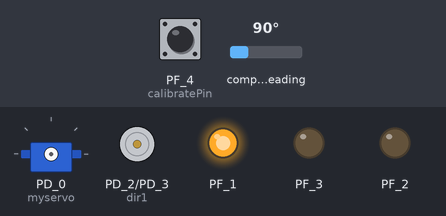
A sketch run on a simulated TI Tiva C LaunchPad. On the bench: servo, motor-driver pin pairs drawn as motors (green arrow = first pin HIGH = forward, orange = second pin HIGH = backward, longer = more drive), output pins drawn as LEDs (lit = HIGH). Inputs (shaded band) come from the test bench; at power-on: PF_4 (calibratePin) HIGH, compass heading 90°. What the sketch prints to the serial monitor is not drawn.

Above: at 1.2 s.
1.3 s: PF_4 (calibratePin) pulsed LOW 2 times (0.12 s each, 0.3 s apart)
At 2.9 s:
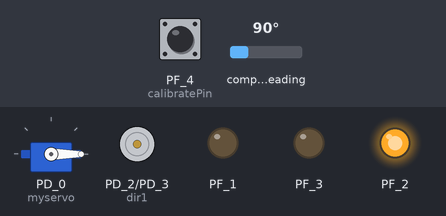
4.9 s: compass heading set to 80°
At 11.9 s:
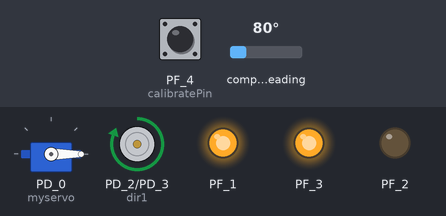
12.2 s: compass heading set to 90°
At 18.6 s:
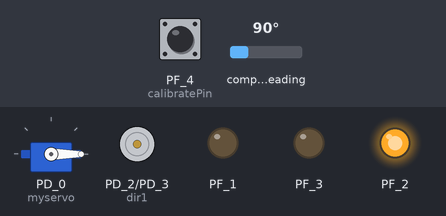
19.4 s: compass heading set to 7°
At 20.2 s:
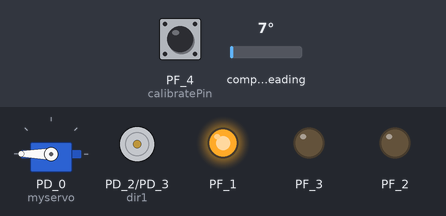
26.7 s: compass heading set to 269°
At 33.2 s:
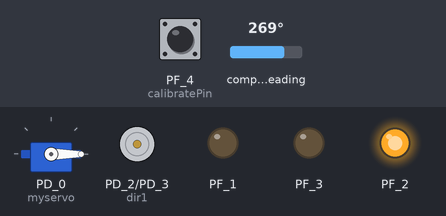
Timing chart, 0 to 34.7 s (numbered marks = the images above; inputs shaded):
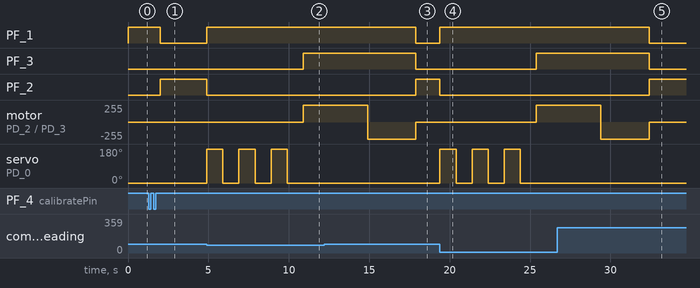

Measured:
- the behaviour switches between 86 and 85° on compass heading (found by bisection; images 1 and 2)
- after the input at 1.3 s, PF_1: HIGH → LOW after 0.70 s; PF_2: LOW → HIGH after 0.70 s
- after the input at 4.9 s, PF_1: LOW → HIGH at once; PF_3: LOW → HIGH after 6.0 s; PF_2: HIGH → LOW at once; motor on PD_2 (dir1) / PD_3 (dir2): stopped → forward 255/255 after 6.0 s; servo on PD_0 (myservo): alternates 180° for 1.0 s and 0° for 1.0 s, 6 changes in all, then stays 0°, starting at once
- after the input at 12.2 s, PF_1: HIGH → LOW after 5.7 s; PF_2: LOW → HIGH after 5.7 s; servo on PD_0 (myservo): stays 0° (without the input it goes to 180° after 5.7 s)
- after the input at 19.4 s, PF_1: LOW → HIGH at once; PF_3: LOW → HIGH after 6.0 s; PF_2: HIGH → LOW at once; motor on PD_2 (dir1) / PD_3 (dir2): stopped → forward 255/255 after 6.0 s; servo on PD_0 (myservo): alternates 180° for 1.0 s and 0° for 1.0 s, 6 changes in all, then stays 0°, starting at once
- after the input at 26.7 s, PF_1: HIGH → LOW after 5.7 s; PF_2: LOW → HIGH after 5.7 s; servo on PD_0 (myservo): stays 0° (without the input it goes to 180° after 5.7 s)

The sketch:

iicdc1.ino
```cpp
#include <Servo.h>
#include "I2Cdev.h"
#include "HMC5883L.h"

//PA_6 SCL
//PA_7 SDA

HMC5883L mag;

int calibratePin = PUSH1;
int count = 0,count2 = 0,cnt;

int16_t mx, my, mz;
int  zlim1,zlim2,xlim1,xlim2;
float Z_REF = 0,X_REF = 0;

//johnson direction pins
int dir1 = A5;    //PD_2
int dir2 = A4;    //PD_3


Servo myservo;

void initPins() {
//  attachInterrupt(PUSH1,ISR,FALLING);
  pinMode(calibratePin,INPUT_PULLUP);
  pinMode(BLUE_LED,OUTPUT);
  }

 int movServo() {

    count2 ++;
    myservo.write(180);              // tell servo to go to position in variable 'pos'
    delay(1000);
    myservo.write(0);
    delay(1000);

    return count2;
  }


void initMagneto(){
    // join I2C bus (I2Cdev library doesn't do this automatically)
    Wire.begin();
    mag.getHeading(&mx, &my, &mz);

    // initialize serial communication
    // (38400 chosen because it works as well at 8MHz as it does at 16MHz, but
    // it's really up to you depending on your project)
    Serial.begin(38400);

    // initialize device
    Serial.println("Initializing I2C devices...");
    mag.initialize();

    // verify connection
    Serial.println("Testing device connections...");
    Serial.println(mag.testConnection() ? "HMC5883L connection successful" : "HMC5883L connection failed");

}


void calibrate(){
   Z_REF = mz;
   X_REF = mx;
   zlim2 = Z_REF + 100;
   zlim1 = Z_REF - 50;
   xlim2 = X_REF + 100;
   xlim1 = X_REF - 100;
  myservo.attach(PD_0);

}


void readMagneto(){
    // read raw heading measurements from device
    mag.getHeading(&mx, &my, &mz);
    }

void stopJohnson(){
  digitalWrite(dir1,LOW);
  digitalWrite(dir2,LOW);
}

void movJohnsonCW(){
  Serial.print(count2);
   count2 = 0;
  digitalWrite(dir1,HIGH);
  digitalWrite(dir2,LOW);
  digitalWrite(GREEN_LED,HIGH);
  delay(3000);
}

void movJohnsonACW(){
  count2 = 0;
  Serial.print("ACW");
  digitalWrite(dir1,LOW);
  digitalWrite(dir2,HIGH);
  delay(3000);
}


void setup() {
  initMagneto();

  attachInterrupt(PUSH1,ISR,FALLING);
  pinMode(calibratePin,INPUT_PULLUP);
  pinMode(BLUE_LED,OUTPUT);
  pinMode(RED_LED,OUTPUT);
  pinMode(dir1,OUTPUT);
  pinMode(dir2,OUTPUT);
  pinMode(GREEN_LED,OUTPUT);
  digitalWrite(GREEN_LED,LOW);

}

void loop() {
    readMagneto();
    Serial.print("welcome");
    /*Serial.print("Z axis :");
    Serial.print(mz);
    Serial.print("\t X axis ");
    Serial.println(mx);
    Serial.print("\tCalibrated Value: ");
    Serial.println(Z_REF);
    delay(100);*/

   if((mz <zlim1) || (mz > zlim2)||(mx <xlim1) || (mx > xlim2)){
      digitalWrite(BLUE_LED,LOW);
      digitalWrite(RED_LED,HIGH);
      digitalWrite(GREEN_LED,LOW);
      movServo();
      if (count2 >= 3){
        movJohnsonCW();
        delay(1000);
        movJohnsonACW();
        stopJohnson();
        }

}
  else
  { count2 = 0;
    digitalWrite(BLUE_LED,HIGH);
       digitalWrite(RED_LED,LOW);
      digitalWrite(GREEN_LED,LOW);
  }
}

void ISR(){
   if(!digitalRead(calibratePin))
  count ++;
  if(count >1){
  calibrate();
  count = 0;

}
}
```
